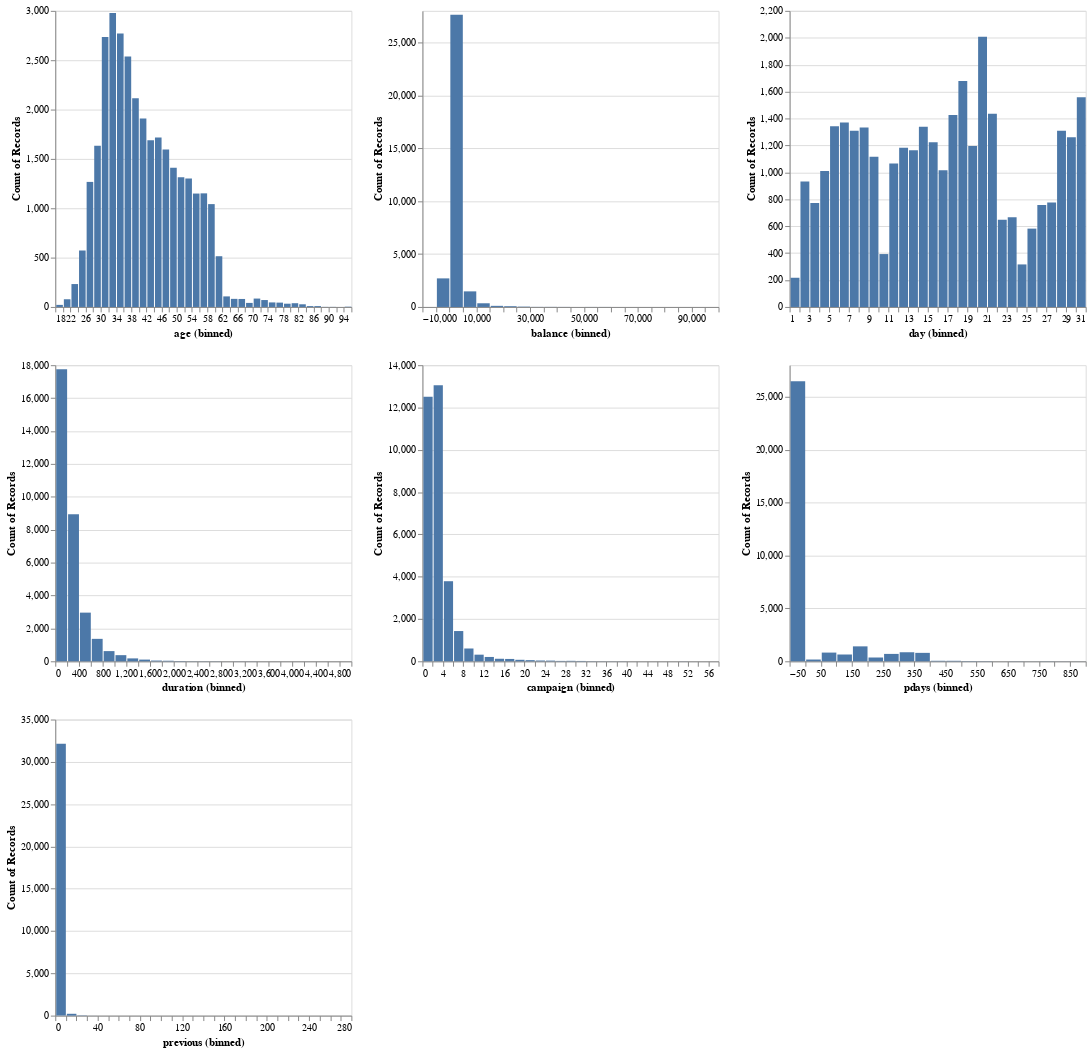

Notebook source saved alongside this figure:
### Code cell
alt.Chart(train_df).mark_bar().encode(
    x=alt.X(alt.repeat()).type("quantitative").bin(maxbins=40),
    y="count()"
).repeat(
    numerical_cols, columns=3
)

### Figure 1 — Vega specification as saved in the notebook (floating-point values rounded to 4 significant figures)
{"$schema": "https://vega.github.io/schema/vega/v5.json", "data": [{"name": "source_0"}, {"name": "data_0", "values": [{"__count": 32151, "bin_maxbins_40_previous": 0.0, "bin_maxbins_40_previous_end": 10.0}, {"__count": 216, "bin_maxbins_40_previous": 10.0, "bin_maxbins_40_previous_end": 20.0}, {"__count": 33, "bin_maxbins_40_previous": 20.0, "bin_maxbins_40_previous_end": 30.0}, {"__count": 5, "bin_maxbins_40_previous": 30.0, "bin_maxbins_40_previous_end": 40.0}, {"__count": 1, "bin_maxbins_40_previous": 270.0, "bin_maxbins_40_previous_end": 280.0}, {"__count": 1, "bin_maxbins_40_previous": 40.0, "bin_maxbins_40_previous_end": 50.0}, {"__count": 1, "bin_maxbins_40_previous": 50.0, "bin_maxbins_40_previous_end": 60.0}]}, {"name": "data_1", "values": [{"__count": 2979, "bin_maxbins_40_age": 32.0, "bin_maxbins_40_age_end": 34.0}, {"__count": 2537, "bin_maxbins_40_age": 36.0, "bin_maxbins_40_age_end": 38.0}, {"__count": 232, "bin_maxbins_40_age": 22.0, "bin_maxbins_40_age_end": 24.0}, {"__count": 1315, "bin_maxbins_40_age": 50.0, "bin_maxbins_40_age_end": 52.0}, {"__count": 1149, "bin_maxbins_40_age": 54.0, "bin_maxbins_40_age_end": 56.0}, {"__count": 1633, "bin_maxbins_40_age": 28.0, "bin_maxbins_40_age_end": 30.0}, {"__count": 1689, "bin_maxbins_40_age": 42.0, "bin_maxbins_40_age_end": 44.0}, {"__count": 2771, "bin_maxbins_40_age": 34.0, "bin_maxbins_40_age_end": 36.0}, {"__count": 1716, "bin_maxbins_40_age": 44.0, "bin_maxbins_40_age_end": 46.0}, {"__count": 1595, "bin_maxbins_40_age": 46.0, "bin_maxbins_40_age_end": 48.0}, {"__count": 1410, "bin_maxbins_40_age": 48.0, "bin_maxbins_40_age_end": 50.0}, {"__count": 1301, "bin_maxbins_40_age": 52.0, "bin_maxbins_40_age_end": 54.0}, {"__count": 2115, "bin_maxbins_40_age": 38.0, "bin_maxbins_40_age_end": 40.0}, {"__count": 1151, "bin_maxbins_40_age": 56.0, "bin_maxbins_40_age_end": 58.0}, {"__count": 1267, "bin_maxbins_40_age": 26.0, "bin_maxbins_40_age_end": 28.0}, {"__count": 2734, "bin_maxbins_40_age": 30.0, "bin_maxbins_40_age_end": 32.0}, {"__count": 1042, "bin_maxbins_40_age": 58.0, "bin_maxbins_40_age_end": 60.0}, {"__count": 1910, "bin_maxbins_40_age": 40.0, "bin_maxbins_40_age_end": 42.0}, {"__count": 572, "bin_maxbins_40_age": 24.0, "bin_maxbins_40_age_end": 26.0}, {"__count": 514, "bin_maxbins_40_age": 60.0, "bin_maxbins_40_age_end": 62.0}, {"__count": 78, "bin_maxbins_40_age": 20.0, "bin_maxbins_40_age_end": 22.0}, {"__count": 33, "bin_maxbins_40_age": 78.0, "bin_maxbins_40_age_end": 80.0}, {"__count": 85, "bin_maxbins_40_age": 70.0, "bin_maxbins_40_age_end": 72.0}, {"__count": 27, "bin_maxbins_40_age": 82.0, "bin_maxbins_40_age_end": 84.0}, {"__count": 46, "bin_maxbins_40_age": 74.0, "bin_maxbins_40_age_end": 76.0}, {"__count": 70, "bin_maxbins_40_age": 72.0, "bin_maxbins_40_age_end": 74.0}, {"__count": 107, "bin_maxbins_40_age": 62.0, "bin_maxbins_40_age_end": 64.0}, {"__count": 41, "bin_maxbins_40_age": 68.0, "bin_maxbins_40_age_end": 70.0}, {"__count": 81, "bin_maxbins_40_age": 66.0, "bin_maxbins_40_age_end": 68.0}, {"__count": 82, "bin_maxbins_40_age": 64.0, "bin_maxbins_40_age_end": 66.0}, {"__count": 38, "bin_maxbins_40_age": 80.0, "bin_maxbins_40_age_end": 82.0}, {"__count": 44, "bin_maxbins_40_age": 76.0, "bin_maxbins_40_age_end": 78.0}, {"__count": 21, "bin_maxbins_40_age": 18.0, "bin_maxbins_40_age_end": 20.0}, {"__count": 9, "bin_maxbins_40_age": 84.0, "bin_maxbins_40_age_end": 86.0}, {"__count": 9, "bin_maxbins_40_age": 86.0, "bin_maxbins_40_age_end": 88.0}, {"__count": 1, "bin_maxbins_40_age": 90.0, "bin_maxbins_40_age_end": 92.0}, {"__count": 3, "bin_maxbins_40_age": 94.0, "bin_maxbins_40_age_end": 96.0}, {"__count": 1, "bin_maxbins_40_age": 88.0, "bin_maxbins_40_age_end": 90.0}]}, {"name": "data_2", "values": [{"__count": 27632, "bin_maxbins_40_balance": 0.0, "bin_maxbins_40_balance_end": 5000.0}, {"__count": 2702, "bin_maxbins_40_balance": -5000.0, "bin_maxbins_40_balance_end": 0.0}, {"__count": 1474, "bin_maxbins_40_balance": 5000.0, "bin_maxbins_40_balance_end": 10000.0}, {"__count": 34, "bin_maxbins_40_balance": 25000.0, "bin_maxbins_40_balance_end": 30000.0}, {"__count": 348, "bin_maxbins_40_balance": 10000.0, "bin_maxbins_40_balance_end": 15000.0}, {"__count": 105, "bin_maxbins_40_balance": 15000.0, "bin_maxbins_40_balance_end": 20000.0}, {"__count": 4, "bin_maxbins_40_balance": 55000.0, "bin_maxbins_40_balance_end": 60000.0}, {"__count": 73, "bin_maxbins_40_balance": 20000.0, "bin_maxbins_40_balance_end": 25000.0}, {"__count": 10, "bin_maxbins_40_balance": 35000.0, "bin_maxbins_40_balance_end": 40000.0}, {"__count": 9, "bin_maxbins_40_balance": 30000.0, "bin_maxbins_40_balance_end": 35000.0}, {"__count": 6, "bin_maxbins_40_balance": 40000.0, "bin_maxbins_40_balance_end": 45000.0}, {"__count": 2, "bin_maxbins_40_balance": 45000.0, "bin_maxbins_40_balance_end": 50000.0}, {"__count": 1, "bin_maxbins_40_balance": 95000.0, "bin_maxbins_40_balance_end": 100000.0}, {"__count": 4, "bin_maxbins_40_balance": 50000.0, "bin_maxbins_40_balance_end": 55000.0}, {"__count": 1, "bin_maxbins_40_balance": 80000.0, "bin_maxbins_40_balance_end": 85000.0}, {"__count": 1, "bin_maxbins_40_balance": -10000.0, "bin_maxbins_40_balance_end": -5000.0}, {"__count": 2, "bin_maxbins_40_balance": 65000.0, "bin_maxbins_40_balance_end": 70000.0}]}, {"name": "data_3", "values": [{"__count": 1436, "bin_maxbins_40_day": 21.0, "bin_maxbins_40_day_end": 22.0}, {"__count": 648, "bin_maxbins_40_day": 22.0, "bin_maxbins_40_day_end": 23.0}, {"__count": 757, "bin_maxbins_40_day": 26.0, "bin_maxbins_40_day_end": 27.0}, {"__count": 1260, "bin_maxbins_40_day": 29.0, "bin_maxbins_40_day_end": 30.0}, {"__count": 1224, "bin_maxbins_40_day": 15.0, "bin_maxbins_40_day_end": 16.0}, {"__count": 2007, "bin_maxbins_40_day": 20.0, "bin_maxbins_40_day_end": 21.0}, {"__count": 1427, "bin_maxbins_40_day": 17.0, "bin_maxbins_40_day_end": 18.0}, {"__count": 1371, "bin_maxbins_40_day": 6.0, "bin_maxbins_40_day_end": 7.0}, {"__count": 1333, "bin_maxbins_40_day": 8.0, "bin_maxbins_40_day_end": 9.0}, {"__count": 1309, "bin_maxbins_40_day": 7.0, "bin_maxbins_40_day_end": 8.0}, {"__count": 1016, "bin_maxbins_40_day": 16.0, "bin_maxbins_40_day_end": 17.0}, {"__count": 1116, "bin_maxbins_40_day": 9.0, "bin_maxbins_40_day_end": 10.0}, {"__count": 1338, "bin_maxbins_40_day": 14.0, "bin_maxbins_40_day_end": 15.0}, {"__count": 667, "bin_maxbins_40_day": 23.0, "bin_maxbins_40_day_end": 24.0}, {"__count": 582, "bin_maxbins_40_day": 25.0, "bin_maxbins_40_day_end": 26.0}, {"__count": 1342, "bin_maxbins_40_day": 5.0, "bin_maxbins_40_day_end": 6.0}, {"__count": 316, "bin_maxbins_40_day": 24.0, "bin_maxbins_40_day_end": 25.0}, {"__count": 1310, "bin_maxbins_40_day": 28.0, "bin_maxbins_40_day_end": 29.0}, {"__count": 1679, "bin_maxbins_40_day": 18.0, "bin_maxbins_40_day_end": 19.0}, {"__count": 1558, "bin_maxbins_40_day": 30.0, "bin_maxbins_40_day_end": 31.0}, {"__count": 1183, "bin_maxbins_40_day": 12.0, "bin_maxbins_40_day_end": 13.0}, {"__count": 777, "bin_maxbins_40_day": 27.0, "bin_maxbins_40_day_end": 28.0}, {"__count": 773, "bin_maxbins_40_day": 3.0, "bin_maxbins_40_day_end": 4.0}, {"__count": 1011, "bin_maxbins_40_day": 4.0, "bin_maxbins_40_day_end": 5.0}, {"__count": 393, "bin_maxbins_40_day": 10.0, "bin_maxbins_40_day_end": 11.0}, {"__count": 932, "bin_maxbins_40_day": 2.0, "bin_maxbins_40_day_end": 3.0}, {"__count": 1195, "bin_maxbins_40_day": 19.0, "bin_maxbins_40_day_end": 20.0}, {"__count": 1165, "bin_maxbins_40_day": 13.0, "bin_maxbins_40_day_end": 14.0}, {"__count": 1066, "bin_maxbins_40_day": 11.0, "bin_maxbins_40_day_end": 12.0}, {"__count": 217, "bin_maxbins_40_day": 1.0, "bin_maxbins_40_day_end": 2.0}]}, {"name": "data_4", "values": [{"__count": 2958, "bin_maxbins_40_duration": 400.0, "bin_maxbins_40_duration_end": 600.0}, {"__count": 17750, "bin_maxbins_40_duration": 0.0, "bin_maxbins_40_duration_end": 200.0}, {"__count": 8939, "bin_maxbins_40_duration": 200.0, "bin_maxbins_40_duration_end": 400.0}, {"__count": 1364, "bin_maxbins_40_duration": 600.0, "bin_maxbins_40_duration_end": 800.0}, {"__count": 176, "bin_maxbins_40_duration": 1200.0, "bin_maxbins_40_duration_end": 1400.0}, {"__count": 619, "bin_maxbins_40_duration": 800.0, "bin_maxbins_40_duration_end": 1000.0}, {"__count": 103, "bin_maxbins_40_duration": 1400.0, "bin_maxbins_40_duration_end": 1600.0}, {"__count": 33, "bin_maxbins_40_duration": 1800.0, "bin_maxbins_40_duration_end": 2000.0}, {"__count": 373, "bin_maxbins_40_duration": 1000.0, "bin_maxbins_40_duration_end": 1200.0}, {"__count": 1, "bin_maxbins_40_duration": 4800.0, "bin_maxbins_40_duration_end": 5000.0}, {"__count": 16, "bin_maxbins_40_duration": 2000.0, "bin_maxbins_40_duration_end": 2200.0}, {"__count": 7, "bin_maxbins_40_duration": 2200.0, "bin_maxbins_40_duration_end": 2400.0}, {"__count": 6, "bin_maxbins_40_duration": 2600.0, "bin_maxbins_40_duration_end": 2800.0}, {"__count": 45, "bin_maxbins_40_duration": 1600.0, "bin_maxbins_40_duration_end": 1800.0}, {"__count": 4, "bin_maxbins_40_duration": 3000.0, "bin_maxbins_40_duration_end": 3200.0}, {"__count": 6, "bin_maxbins_40_duration": 2400.0, "bin_maxbins_40_duration_end": 2600.0}, {"__count": 4, "bin_maxbins_40_duration": 3200.0, "bin_maxbins_40_duration_end": 3400.0}, {"__count": 1, "bin_maxbins_40_duration": 2800.0, "bin_maxbins_40_duration_end": 3000.0}, {"__count": 1, "bin_maxbins_40_duration": 3600.0, "bin_maxbins_40_duration_end": 3800.0}, {"__count": 1, "bin_maxbins_40_duration": 3800.0, "bin_maxbins_40_duration_end": 4000.0}, {"__count": 1, "bin_maxbins_40_duration": 3400.0, "bin_maxbins_40_duration_end": 3600.0}]}, {"name": "data_5", "values": [{"__count": 13054, "bin_maxbins_40_campaign": 2.0, "bin_maxbins_40_campaign_end": 4.0}, {"__count": 12507, "bin_maxbins_40_campaign": 0.0, "bin_maxbins_40_campaign_end": 2.0}, {"__count": 3786, "bin_maxbins_40_campaign": 4.0, "bin_maxbins_40_campaign_end": 6.0}, {"__count": 71, "bin_maxbins_40_campaign": 18.0, "bin_maxbins_40_campaign_end": 20.0}, {"__count": 1430, "bin_maxbins_40_campaign": 6.0, "bin_maxbins_40_campaign_end": 8.0}, {"__count": 120, "bin_maxbins_40_campaign": 14.0, "bin_maxbins_40_campaign_end": 16.0}, {"__count": 205, "bin_maxbins_40_campaign": 12.0, "bin_maxbins_40_campaign_end": 14.0}, {"__count": 605, "bin_maxbins_40_campaign": 8.0, "bin_maxbins_40_campaign_end": 10.0}, {"__count": 54, "bin_maxbins_40_campaign": 20.0, "bin_maxbins_40_campaign_end": 22.0}, {"__count": 32, "bin_maxbins_40_campaign": 24.0, "bin_maxbins_40_campaign_end": 26.0}, {"__count": 313, "bin_maxbins_40_campaign": 10.0, "bin_maxbins_40_campaign_end": 12.0}, {"__count": 37, "bin_maxbins_40_campaign": 22.0, "bin_maxbins_40_campaign_end": 24.0}, {"__count": 22, "bin_maxbins_40_campaign": 28.0, "bin_maxbins_40_campaign_end": 30.0}, {"__count": 18, "bin_maxbins_40_campaign": 26.0, "bin_maxbins_40_campaign_end": 28.0}, {"__count": 111, "bin_maxbins_40_campaign": 16.0, "bin_maxbins_40_campaign_end": 18.0}, {"__count": 16, "bin_maxbins_40_campaign": 30.0, "bin_maxbins_40_campaign_end": 32.0}, {"__count": 1, "bin_maxbins_40_campaign": 42.0, "bin_maxbins_40_campaign_end": 44.0}, {"__count": 7, "bin_maxbins_40_campaign": 32.0, "bin_maxbins_40_campaign_end": 34.0}, {"__count": 4, "bin_maxbins_40_campaign": 38.0, "bin_maxbins_40_campaign_end": 40.0}, {"__count": 1, "bin_maxbins_40_campaign": 56.0, "bin_maxbins_40_campaign_end": 58.0}, {"__count": 5, "bin_maxbins_40_campaign": 34.0, "bin_maxbins_40_campaign_end": 36.0}, {"__count": 4, "bin_maxbins_40_campaign": 36.0, "bin_maxbins_40_campaign_end": 38.0}, {"__count": 1, "bin_maxbins_40_campaign": 40.0, "bin_maxbins_40_campaign_end": 42.0}, {"__count": 3, "bin_maxbins_40_campaign": 50.0, "bin_maxbins_40_campaign_end": 52.0}, {"__count": 1, "bin_maxbins_40_campaign": 54.0, "bin_maxbins_40_campaign_end": 56.0}]}, {"name": "data_6", "values": [{"__count": 26488, "bin_maxbins_40_pdays": -50.0, "bin_maxbins_40_pdays_end": 0.0}, {"__count": 797, "bin_maxbins_40_pdays": 350.0, "bin_maxbins_40_pdays_end": 400.0}, {"__count": 167, "bin_maxbins_40_pdays": 0.0, "bin_maxbins_40_pdays_end": 50.0}, {"__count": 46, "bin_maxbins_40_pdays": 450.0, "bin_maxbins_40_pdays_end": 500.0}, {"__count": 642, "bin_maxbins_40_pdays": 100.0, "bin_maxbins_40_pdays_end": 150.0}, {"__count": 1412, "bin_maxbins_40_pdays": 150.0, "bin_maxbins_40_pdays_end": 200.0}, {"__count": 855, "bin_maxbins_40_pdays": 300.0, "bin_maxbins_40_pdays_end": 350.0}, {"__count": 823, "bin_maxbins_40_pdays": 50.0, "bin_maxbins_40_pdays_end": 100.0}, {"__count": 699, "bin_maxbins_40_pdays": 250.0, "bin_maxbins_40_pdays_end": 300.0}, {"__count": 358, "bin_maxbins_40_pdays": 200.0, "bin_maxbins_40_pdays_end": 250.0}, {"__count": 10, "bin_maxbins_40_pdays": 650.0, "bin_maxbins_40_pdays_end": 700.0}, {"__count": 22, "bin_maxbins_40_pdays": 500.0, "bin_maxbins_40_pdays_end": 550.0}, {"__count": 48, "bin_maxbins_40_pdays": 400.0, "bin_maxbins_40_pdays_end": 450.0}, {"__count": 16, "bin_maxbins_40_pdays": 550.0, "bin_maxbins_40_pdays_end": 600.0}, {"__count": 5, "bin_maxbins_40_pdays": 800.0, "bin_maxbins_40_pdays_end": 850.0}, {"__count": 4, "bin_maxbins_40_pdays": 700.0, "bin_maxbins_40_pdays_end": 750.0}, {"__count": 11, "bin_maxbins_40_pdays": 750.0, "bin_maxbins_40_pdays_end": 800.0}, {"__count": 2, "bin_maxbins_40_pdays": 600.0, "bin_maxbins_40_pdays_end": 650.0}, {"__count": 3, "bin_maxbins_40_pdays": 850.0, "bin_maxbins_40_pdays_end": 900.0}]}, {"name": "data_1_child__age_y_domain___count", "values": [{"min": 1, "max": 2979}]}, {"name": "data_2_child__balance_y_domain___count", "values": [{"min": 1, "max": 27632}]}, {"name": "data_3_child__day_y_domain___count", "values": [{"min": 217, "max": 2007}]}, {"name": "data_4_child__duration_y_domain___count", "values": [{"min": 1, "max": 17750}]}, {"name": "data_5_child__campaign_y_domain___count", "values": [{"min": 1, "max": 13054}]}, {"name": "data_6_child__pdays_y_domain___count", "values": [{"min": 2, "max": 26488}]}, {"name": "data_0_child__previous_y_domain___count", "values": [{"min": 1, "max": 32151}]}], "signals": [{"name": "child__pdays_bin_maxbins_40_pdays_bins", "value": {"fields": ["pdays"], "fname": "bin_pdays", "start": -50.0, "step": 50.0, "stop": 900.0}}, {"name": "child__campaign_bin_maxbins_40_campaign_bins", "value": {"fields": ["campaign"], "fname": "bin_campaign", "start": 0.0, "step": 2.0, "stop": 58.0}}, {"name": "child__age_bin_maxbins_40_age_bins", "value": {"fields": ["age"], "fname": "bin_age", "start": 18.0, "step": 2.0, "stop": 96.0}}, {"name": "child__day_bin_maxbins_40_day_bins", "value": {"fields": ["day"], "fname": "bin_day", "start": 1.0, "step": 1.0, "stop": 31.0}}, {"name": "child__previous_bin_maxbins_40_previous_bins", "value": {"fields": ["previous"], "fname": "bin_previous", "start": 0.0, "step": 10.0, "stop": 280.0}}, {"name": "child__duration_bin_maxbins_40_duration_bins", "value": {"fields": ["duration"], "fname": "bin_duration", "start": 0.0, "step": 200.0, "stop": 5000.0}}, {"name": "child__balance_bin_maxbins_40_balance_bins", "value": {"fields": ["balance"], "fname": "bin_balance", "start": -10000.0, "step": 5000.0, "stop": 100000.0}}, {"name": "childWidth", "value": 300}, {"name": "childHeight", "value": 300}], "marks": [{"type": "group", "name": "child__age_group", "encode": {"update": {"width": {"signal": "childWidth"}, "height": {"signal": "childHeight"}}}, "marks": [{"type": "rect", "name": "child__age_marks", "from": {"data": "data_1"}, "encode": {"update": {"y2": {"value": 0, "scale": "child__age_y"}, "description": {"signal": "\"age (binned): \" + (!isValid(datum[\"bin_maxbins_40_age\"]) || !isFinite(+datum[\"bin_maxbins_40_age\"]) ? \"null\" : format(datum[\"bin_maxbins_40_age\"], \"\") + \" – \" + format(datum[\"bin_maxbins_40_age_end\"], \"\")) + \"; Count of Records: \" + (format(datum[\"__count\"], \"\"))"}, "ariaRoleDescription": {"value": "bar"}, "x2": {"field": "bin_maxbins_40_age", "scale": "child__age_x", "offset": {"signal": "0.5 + (abs(scale(\"child__age_x\", datum[\"bin_maxbins_40_age_end\"]) - scale(\"child__age_x\", datum[\"bin_maxbins_40_age\"])) < 0.25 ? -0.5 * (0.25 - (abs(scale(\"child__age_x\", datum[\"bin_maxbins_40_age_end\"]) - scale(\"child__age_x\", datum[\"bin_maxbins_40_age\"])))) : 0.5)"}}, "fill": {"value": "#4c78a8"}, "x": {"field": "bin_maxbins_40_age_end", "scale": "child__age_x", "offset": {"signal": "0.5 + (abs(scale(\"child__age_x\", datum[\"bin_maxbins_40_age_end\"]) - scale(\"child__age_x\", datum[\"bin_maxbins_40_age\"])) < 0.25 ? 0.5 * (0.25 - (abs(scale(\"child__age_x\", datum[\"bin_maxbins_40_age_end\"]) - scale(\"child__age_x\", datum[\"bin_maxbins_40_age\"])))) : -0.5)"}}, "y": {"field": "__count", "scale": "child__age_y"}}}, "style": ["bar"]}], "axes": [{"scale": "child__age_y", "aria": false, "ticks": false, "minExtent": 0, "labels": false, "maxExtent": 0, "zindex": 0, "domain": false, "grid": true, "tickCount": {"signal": "ceil(childHeight/40)"}, "gridScale": "child__age_x", "orient": "left"}, {"scale": "child__age_x", "title": "age (binned)", "zindex": 0, "labelFlush": true, "grid": false, "orient": "bottom", "labelOverlap": true, "tickCount": {"signal": "ceil(childWidth/10)"}}, {"scale": "child__age_y", "tickCount": {"signal": "ceil(childHeight/40)"}, "grid": false, "labelOverlap": true, "zindex": 0, "title": "Count of Records", "orient": "left"}], "style": "cell"}, {"type": "group", "name": "child__balance_group", "encode": {"update": {"height": {"signal": "childHeight"}, "width": {"signal": "childWidth"}}}, "marks": [{"type": "rect", "name": "child__balance_marks", "from": {"data": "data_2"}, "encode": {"update": {"y2": {"value": 0, "scale": "child__balance_y"}, "ariaRoleDescription": {"value": "bar"}, "fill": {"value": "#4c78a8"}, "description": {"signal": "\"balance (binned): \" + (!isValid(datum[\"bin_maxbins_40_balance\"]) || !isFinite(+datum[\"bin_maxbins_40_balance\"]) ? \"null\" : format(datum[\"bin_maxbins_40_balance\"], \"\") + \" – \" + format(datum[\"bin_maxbins_40_balance_end\"], \"\")) + \"; Count of Records: \" + (format(datum[\"__count\"], \"\"))"}, "x2": {"field": "bin_maxbins_40_balance", "scale": "child__balance_x", "offset": {"signal": "0.5 + (abs(scale(\"child__balance_x\", datum[\"bin_maxbins_40_balance_end\"]) - scale(\"child__balance_x\", datum[\"bin_maxbins_40_balance\"])) < 0.25 ? -0.5 * (0.25 - (abs(scale(\"child__balance_x\", datum[\"bin_maxbins_40_balance_end\"]) - scale(\"child__balance_x\", datum[\"bin_maxbins_40_balance\"])))) : 0.5)"}}, "x": {"field": "bin_maxbins_40_balance_end", "scale": "child__balance_x", "offset": {"signal": "0.5 + (abs(scale(\"child__balance_x\", datum[\"bin_maxbins_40_balance_end\"]) - scale(\"child__balance_x\", datum[\"bin_maxbins_40_balance\"])) < 0.25 ? 0.5 * (0.25 - (abs(scale(\"child__balance_x\", datum[\"bin_maxbins_40_balance_end\"]) - scale(\"child__balance_x\", datum[\"bin_maxbins_40_balance\"])))) : -0.5)"}}, "y": {"field": "__count", "scale": "child__balance_y"}}}, "style": ["bar"]}], "axes": [{"scale": "child__balance_y", "aria": false, "orient": "left", "grid": true, "ticks": false, "maxExtent": 0, "domain": false, "minExtent": 0, "labels": false, "zindex": 0, "tickCount": {"signal": "ceil(childHeight/40)"}, "gridScale": "child__balance_x"}, {"scale": "child__balance_x", "labelOverlap": true, "zindex": 0, "tickCount": {"signal": "ceil(childWidth/10)"}, "orient": "bottom", "grid": false, "title": "balance (binned)", "labelFlush": true}, {"scale": "child__balance_y", "labelOverlap": true, "tickCount": {"signal": "ceil(childHeight/40)"}, "grid": false, "zindex": 0, "orient": "left", "title": "Count of Records"}], "style": "cell"}, {"type": "group", "name": "child__day_group", "encode": {"update": {"width": {"signal": "childWidth"}, "height": {"signal": "childHeight"}}}, "marks": [{"type": "rect", "name": "child__day_marks", "from": {"data": "data_3"}, "encode": {"update": {"y": {"field": "__count", "scale": "child__day_y"}, "y2": {"value": 0, "scale": "child__day_y"}, "ariaRoleDescription": {"value": "bar"}, "fill": {"value": "#4c78a8"}, "x2": {"field": "bin_maxbins_40_day", "scale": "child__day_x", "offset": {"signal": "0.5 + (abs(scale(\"child__day_x\", datum[\"bin_maxbins_40_day_end\"]) - scale(\"child__day_x\", datum[\"bin_maxbins_40_day\"])) < 0.25 ? -0.5 * (0.25 - (abs(scale(\"child__day_x\", datum[\"bin_maxbins_40_day_end\"]) - scale(\"child__day_x\", datum[\"bin_maxbins_40_day\"])))) : 0.5)"}}, "description": {"signal": "\"day (binned): \" + (!isValid(datum[\"bin_maxbins_40_day\"]) || !isFinite(+datum[\"bin_maxbins_40_day\"]) ? \"null\" : format(datum[\"bin_maxbins_40_day\"], \"\") + \" – \" + format(datum[\"bin_maxbins_40_day_end\"], \"\")) + \"; Count of Records: \" + (format(datum[\"__count\"], \"\"))"}, "x": {"field": "bin_maxbins_40_day_end", "scale": "child__day_x", "offset": {"signal": "0.5 + (abs(scale(\"child__day_x\", datum[\"bin_maxbins_40_day_end\"]) - scale(\"child__day_x\", datum[\"bin_maxbins_40_day\"])) < 0.25 ? 0.5 * (0.25 - (abs(scale(\"child__day_x\", datum[\"bin_maxbins_40_day_end\"]) - scale(\"child__day_x\", datum[\"bin_maxbins_40_day\"])))) : -0.5)"}}}}, "style": ["bar"]}], "axes": [{"scale": "child__day_y", "maxExtent": 0, "orient": "left", "minExtent": 0, "domain": false, "zindex": 0, "labels": false, "grid": true, "aria": false, "gridScale": "child__day_x", "tickCount": {"signal": "ceil(childHeight/40)"}, "ticks": false}, {"scale": "child__day_x", "tickCount": {"signal": "ceil(childWidth/10)"}, "labelOverlap": true, "zindex": 0, "orient": "bottom", "grid": false, "title": "day (binned)", "labelFlush": true}, {"scale": "child__day_y", "title": "Count of Records", "labelOverlap": true, "tickCount": {"signal": "ceil(childHeight/40)"}, "grid": false, "orient": "left", "zindex": 0}], "style": "cell"}, {"type": "group", "name": "child__duration_group", "encode": {"update": {"width": {"signal": "childWidth"}, "height": {"signal": "childHeight"}}}, "marks": [{"type": "rect", "name": "child__duration_marks", "from": {"data": "data_4"}, "encode": {"update": {"x2": {"field": "bin_maxbins_40_duration", "scale": "child__duration_x", "offset": {"signal": "0.5 + (abs(scale(\"child__duration_x\", datum[\"bin_maxbins_40_duration_end\"]) - scale(\"child__duration_x\", datum[\"bin_maxbins_40_duration\"])) < 0.25 ? -0.5 * (0.25 - (abs(scale(\"child__duration_x\", datum[\"bin_maxbins_40_duration_end\"]) - scale(\"child__duration_x\", datum[\"bin_maxbins_40_duration\"])))) : 0.5)"}}, "description": {"signal": "\"duration (binned): \" + (!isValid(datum[\"bin_maxbins_40_duration\"]) || !isFinite(+datum[\"bin_maxbins_40_duration\"]) ? \"null\" : format(datum[\"bin_maxbins_40_duration\"], \"\") + \" – \" + format(datum[\"bin_maxbins_40_duration_end\"], \"\")) + \"; Count of Records: \" + (format(datum[\"__count\"], \"\"))"}, "y": {"field": "__count", "scale": "child__duration_y"}, "y2": {"value": 0, "scale": "child__duration_y"}, "x": {"field": "bin_maxbins_40_duration_end", "scale": "child__duration_x", "offset": {"signal": "0.5 + (abs(scale(\"child__duration_x\", datum[\"bin_maxbins_40_duration_end\"]) - scale(\"child__duration_x\", datum[\"bin_maxbins_40_duration\"])) < 0.25 ? 0.5 * (0.25 - (abs(scale(\"child__duration_x\", datum[\"bin_maxbins_40_duration_end\"]) - scale(\"child__duration_x\", datum[\"bin_maxbins_40_duration\"])))) : -0.5)"}}, "fill": {"value": "#4c78a8"}, "ariaRoleDescription": {"value": "bar"}}}, "style": ["bar"]}], "axes": [{"scale": "child__duration_y", "gridScale": "child__duration_x", "ticks": false, "aria": false, "grid": true, "orient": "left", "tickCount": {"signal": "ceil(childHeight/40)"}, "domain": false, "labels": false, "maxExtent": 0, "minExtent": 0, "zindex": 0}, {"scale": "child__duration_x", "tickCount": {"signal": "ceil(childWidth/10)"}, "title": "duration (binned)", "orient": "bottom", "zindex": 0, "grid": false, "labelFlush": true, "labelOverlap": true}, {"scale": "child__duration_y", "orient": "left", "grid": false, "title": "Count of Records", "labelOverlap": true, "zindex": 0, "tickCount": {"signal": "ceil(childHeight/40)"}}], "style": "cell"}, {"type": "group", "name": "child__campaign_group", "encode": {"update": {"width": {"signal": "childWidth"}, "height": {"signal": "childHeight"}}}, "marks": [{"type": "rect", "name": "child__campaign_marks", "from": {"data": "data_5"}, "encode": {"update": {"y": {"field": "__count", "scale": "child__campaign_y"}, "x": {"field": "bin_maxbins_40_campaign_end", "scale": "child__campaign_x", "offset": {"signal": "0.5 + (abs(scale(\"child__campaign_x\", datum[\"bin_maxbins_40_campaign_end\"]) - scale(\"child__campaign_x\", datum[\"bin_maxbins_40_campaign\"])) < 0.25 ? 0.5 * (0.25 - (abs(scale(\"child__campaign_x\", datum[\"bin_maxbins_40_campaign_end\"]) - scale(\"child__campaign_x\", datum[\"bin_maxbins_40_campaign\"])))) : -0.5)"}}, "description": {"signal": "\"campaign (binned): \" + (!isValid(datum[\"bin_maxbins_40_campaign\"]) || !isFinite(+datum[\"bin_maxbins_40_campaign\"]) ? \"null\" : format(datum[\"bin_maxbins_40_campaign\"], \"\") + \" – \" + format(datum[\"bin_maxbins_40_campaign_end\"], \"\")) + \"; Count of Records: \" + (format(datum[\"__count\"], \"\"))"}, "fill": {"value": "#4c78a8"}, "y2": {"value": 0, "scale": "child__campaign_y"}, "ariaRoleDescription": {"value": "bar"}, "x2": {"field": "bin_maxbins_40_campaign", "scale": "child__campaign_x", "offset": {"signal": "0.5 + (abs(scale(\"child__campaign_x\", datum[\"bin_maxbins_40_campaign_end\"]) - scale(\"child__campaign_x\", datum[\"bin_maxbins_40_campaign\"])) < 0.25 ? -0.5 * (0.25 - (abs(scale(\"child__campaign_x\", datum[\"bin_maxbins_40_campaign_end\"]) - scale(\"child__campaign_x\", datum[\"bin_maxbins_40_campaign\"])))) : 0.5)"}}}}, "style": ["bar"]}], "axes": [{"scale": "child__campaign_y", "orient": "left", "domain": false, "minExtent": 0, "aria": false, "maxExtent": 0, "gridScale": "child__campaign_x", "labels": false, "grid": true, "zindex": 0, "tickCount": {"signal": "ceil(childHeight/40)"}, "ticks": false}, {"scale": "child__campaign_x", "labelFlush": true, "zindex": 0, "title": "campaign (binned)", "tickCount": {"signal": "ceil(childWidth/10)"}, "grid": false, "labelOverlap": true, "orient": "bottom"}, {"scale": "child__campaign_y", "labelOverlap": true, "zindex": 0, "tickCount": {"signal": "ceil(childHeight/40)"}, "orient": "left", "title": "Count of Records", "grid": false}], "style": "cell"}, {"type": "group", "name": "child__pdays_group", "encode": {"update": {"height": {"signal": "childHeight"}, "width": {"signal": "childWidth"}}}, "marks": [{"type": "rect", "name": "child__pdays_marks", "from": {"data": "data_6"}, "encode": {"update": {"y": {"field": "__count", "scale": "child__pdays_y"}, "ariaRoleDescription": {"value": "bar"}, "x2": {"field": "bin_maxbins_40_pdays", "scale": "child__pdays_x", "offset": {"signal": "0.5 + (abs(scale(\"child__pdays_x\", datum[\"bin_maxbins_40_pdays_end\"]) - scale(\"child__pdays_x\", datum[\"bin_maxbins_40_pdays\"])) < 0.25 ? -0.5 * (0.25 - (abs(scale(\"child__pdays_x\", datum[\"bin_maxbins_40_pdays_end\"]) - scale(\"child__pdays_x\", datum[\"bin_maxbins_40_pdays\"])))) : 0.5)"}}, "fill": {"value": "#4c78a8"}, "y2": {"value": 0, "scale": "child__pdays_y"}, "x": {"field": "bin_maxbins_40_pdays_end", "scale": "child__pdays_x", "offset": {"signal": "0.5 + (abs(scale(\"child__pdays_x\", datum[\"bin_maxbins_40_pdays_end\"]) - scale(\"child__pdays_x\", datum[\"bin_maxbins_40_pdays\"])) < 0.25 ? 0.5 * (0.25 - (abs(scale(\"child__pdays_x\", datum[\"bin_maxbins_40_pdays_end\"]) - scale(\"child__pdays_x\", datum[\"bin_maxbins_40_pdays\"])))) : -0.5)"}}, "description": {"signal": "\"pdays (binned): \" + (!isValid(datum[\"bin_maxbins_40_pdays\"]) || !isFinite(+datum[\"bin_maxbins_40_pdays\"]) ? \"null\" : format(datum[\"bin_maxbins_40_pdays\"], \"\") + \" – \" + format(datum[\"bin_maxbins_40_pdays_end\"], \"\")) + \"; Count of Records: \" + (format(datum[\"__count\"], \"\"))"}}}, "style": ["bar"]}], "axes": [{"scale": "child__pdays_y", "maxExtent": 0, "zindex": 0, "minExtent": 0, "labels": false, "orient": "left", "aria": false, "domain": false, "grid": true, "tickCount": {"signal": "ceil(childHeight/40)"}, "ticks": false, "gridScale": "child__pdays_x"}, {"scale": "child__pdays_x", "tickCount": {"signal": "ceil(childWidth/10)"}, "labelFlush": true, "zindex": 0, "title": "pdays (binned)", "orient": "bottom", "grid": false, "labelOverlap": true}, {"scale": "child__pdays_y", "labelOverlap": true, "orient": "left", "zindex": 0, "grid": false, "tickCount": {"signal": "ceil(childHeight/40)"}, "title": "Count of Records"}], "style": "cell"}, {"type": "group", "name": "child__previous_group", "encode": {"update": {"width": {"signal": "childWidth"}, "height": {"signal": "childHeight"}}}, "marks": [{"type": "rect", "name": "child__previous_marks", "from": {"data": "data_0"}, "encode": {"update": {"fill": {"value": "#4c78a8"}, "x2": {"field": "bin_maxbins_40_previous", "scale": "child__previous_x", "offset": {"signal": "0.5 + (abs(scale(\"child__previous_x\", datum[\"bin_maxbins_40_previous_end\"]) - scale(\"child__previous_x\", datum[\"bin_maxbins_40_previous\"])) < 0.25 ? -0.5 * (0.25 - (abs(scale(\"child__previous_x\", datum[\"bin_maxbins_40_previous_end\"]) - scale(\"child__previous_x\", datum[\"bin_maxbins_40_previous\"])))) : 0.5)"}}, "ariaRoleDescription": {"value": "bar"}, "y2": {"value": 0, "scale": "child__previous_y"}, "x": {"field": "bin_maxbins_40_previous_end", "scale": "child__previous_x", "offset": {"signal": "0.5 + (abs(scale(\"child__previous_x\", datum[\"bin_maxbins_40_previous_end\"]) - scale(\"child__previous_x\", datum[\"bin_maxbins_40_previous\"])) < 0.25 ? 0.5 * (0.25 - (abs(scale(\"child__previous_x\", datum[\"bin_maxbins_40_previous_end\"]) - scale(\"child__previous_x\", datum[\"bin_maxbins_40_previous\"])))) : -0.5)"}}, "y": {"field": "__count", "scale": "child__previous_y"}, "description": {"signal": "\"previous (binned): \" + (!isValid(datum[\"bin_maxbins_40_previous\"]) || !isFinite(+datum[\"bin_maxbins_40_previous\"]) ? \"null\" : format(datum[\"bin_maxbins_40_previous\"], \"\") + \" – \" + format(datum[\"bin_maxbins_40_previous_end\"], \"\")) + \"; Count of Records: \" + (format(datum[\"__count\"], \"\"))"}}}, "style": ["bar"]}], "axes": [{"scale": "child__previous_y", "maxExtent": 0, "ticks": false, "zindex": 0, "labels": false, "grid": true, "tickCount": {"signal": "ceil(childHeight/40)"}, "orient": "left", "aria": false, "domain": false, "gridScale": "child__previous_x", "minExtent": 0}, {"scale": "child__previous_x", "title": "previous (binned)", "orient": "bottom", "labelFlush": true, "grid": false, "labelOverlap": true, "tickCount": {"signal": "ceil(childWidth/10)"}, "zindex": 0}, {"scale": "child__previous_y", "orient": "left", "labelOverlap": true, "tickCount": {"signal": "ceil(childHeight/40)"}, "grid": false, "zindex": 0, "title": "Count of Records"}], "style": "cell"}], "scales": [{"name": "child__age_x", "type": "linear", "domain": {"signal": "[child__age_bin_maxbins_40_age_bins.start, child__age_bin_maxbins_40_age_bins.stop]"}, "range": [0, {"signal": "childWidth"}], "bins": {"signal": "child__age_bin_maxbins_40_age_bins"}, "zero": false}, {"name": "child__age_y", "type": "linear", "domain": [{"signal": "(data(\"data_1_child__age_y_domain___count\")[0] || {}).min"}, {"signal": "(data(\"data_1_child__age_y_domain___count\")[0] || {}).max"}], "range": [{"signal": "childHeight"}, 0], "nice": true, "zero": true}, {"name": "child__balance_x", "type": "linear", "domain": {"signal": "[child__balance_bin_maxbins_40_balance_bins.start, child__balance_bin_maxbins_40_balance_bins.stop]"}, "range": [0, {"signal": "childWidth"}], "bins": {"signal": "child__balance_bin_maxbins_40_balance_bins"}, "zero": false}, {"name": "child__balance_y", "type": "linear", "domain": [{"signal": "(data(\"data_2_child__balance_y_domain___count\")[0] || {}).min"}, {"signal": "(data(\"data_2_child__balance_y_domain___count\")[0] || {}).max"}], "range": [{"signal": "childHeight"}, 0], "nice": true, "zero": true}, {"name": "child__day_x", "type": "linear", "domain": {"signal": "[child__day_bin_maxbins_40_day_bins.start, child__day_bin_maxbins_40_day_bins.stop]"}, "range": [0, {"signal": "childWidth"}], "bins": {"signal": "child__day_bin_maxbins_40_day_bins"}, "zero": false}, {"name": "child__day_y", "type": "linear", "domain": [{"signal": "(data(\"data_3_child__day_y_domain___count\")[0] || {}).min"}, {"signal": "(data(\"data_3_child__day_y_domain___count\")[0] || {}).max"}], "range": [{"signal": "childHeight"}, 0], "nice": true, "zero": true}, {"name": "child__duration_x", "type": "linear", "domain": {"signal": "[child__duration_bin_maxbins_40_duration_bins.start, child__duration_bin_maxbins_40_duration_bins.stop]"}, "range": [0, {"signal": "childWidth"}], "bins": {"signal": "child__duration_bin_maxbins_40_duration_bins"}, "zero": false}, {"name": "child__duration_y", "type": "linear", "domain": [{"signal": "(data(\"data_4_child__duration_y_domain___count\")[0] || {}).min"}, {"signal": "(data(\"data_4_child__duration_y_domain___count\")[0] || {}).max"}], "range": [{"signal": "childHeight"}, 0], "zero": true, "nice": true}, {"name": "child__campaign_x", "type": "linear", "domain": {"signal": "[child__campaign_bin_maxbins_40_campaign_bins.start, child__campaign_bin_maxbins_40_campaign_bins.stop]"}, "range": [0, {"signal": "childWidth"}], "bins": {"signal": "child__campaign_bin_maxbins_40_campaign_bins"}, "zero": false}, {"name": "child__campaign_y", "type": "linear", "domain": [{"signal": "(data(\"data_5_child__campaign_y_domain___count\")[0] || {}).min"}, {"signal": "(data(\"data_5_child__campaign_y_domain___count\")[0] || {}).max"}], "range": [{"signal": "childHeight"}, 0], "zero": true, "nice": true}, {"name": "child__pdays_x", "type": "linear", "domain": {"signal": "[child__pdays_bin_maxbins_40_pdays_bins.start, child__pdays_bin_maxbins_40_pdays_bins.stop]"}, "range": [0, {"signal": "childWidth"}], "bins": {"signal": "child__pdays_bin_maxbins_40_pdays_bins"}, "zero": false}, {"name": "child__pdays_y", "type": "linear", "domain": [{"signal": "(data(\"data_6_child__pdays_y_domain___count\")[0] || {}).min"}, {"signal": "(data(\"data_6_child__pdays_y_domain___count\")[0] || {}).max"}], "range": [{"signal": "childHeight"}, 0], "nice": true, "zero": true}, {"name": "child__previous_x", "type": "linear", "domain": {"signal": "[child__previous_bin_maxbins_40_previous_bins.start, child__previous_bin_maxbins_40_previous_bins.stop]"}, "range": [0, {"signal": "childWidth"}], "bins": {"signal": "child__previous_bin_maxbins_40_previous_bins"}, "zero": false}, {"name": "child__previous_y", "type": "linear", "domain": [{"signal": "(data(\"data_0_child__previous_y_domain___count\")[0] || {}).min"}, {"signal": "(data(\"data_0_child__previous_y_domain___count\")[0] || {}).max"}], "range": [{"signal": "childHeight"}, 0], "zero": true, "nice": true}], "background": "white", "padding": 5, "layout": {"padding": 20, "columns": 3, "bounds": "full", "align": "all"}}
